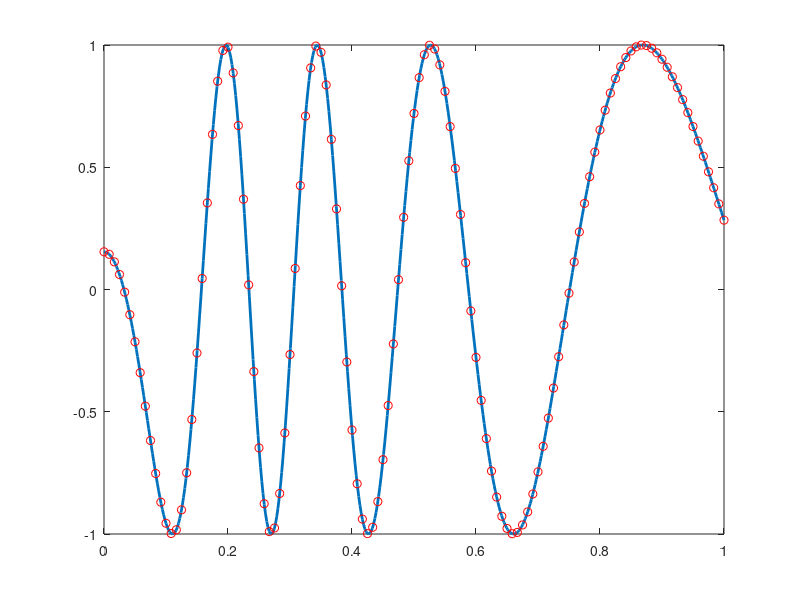

The MATLAB script that drew this image: (Note: this script raises an error after producing the figure.)
%% MATH 6890 Demo 02.
%
% 1D Polynomial Regression - study the approximation properties of
% polynomial approximants that "best fit" discrete data on [0 1].
%
% A Horning. January 22, 2026

%% "Ground Truth" - function being approximated

%G = @(x) exp(-5*x.^2);
G = @(x) cos(6./(0.2+x.^2));
%G = @(x) sqrt(x);

figure(1)
x = linspace(0,1,500).';
plot(x,G(x),'-','LineWidth',2)

%% Sample points for regression

npts = 120;
xpts = linspace(0,1,npts+1).';
%xpts = chebpts(npts+1,[0 1]);

figure(1), hold on
plot(xpts,G(xpts),'or')
hold off

%% Construct approximant by 'fitting' dictionary at << n+1 points

%D = @(x) (x).^(0:floor(sqrt(npts)));   % dictionary of monomials
D = legpoly(0:floor(npts/5),[0 1]);     % dictionary of Legendre polynomials
coeffs =  D(xpts) \ G(xpts);            % dictionary fit to data

figure(1), hold on
plot(x, D(x)*coeffs,'LineWidth',2)
err = max(abs(G(x)-D(x)*coeffs))

%% Plot approximation error as number of sample points increases

s = 2;
nnpts = 10:10:500;
errvec = zeros(size(nnpts));
for j = 1:length(nnpts)
    npts = nnpts(j);                        % number of points
    xpts = linspace(0,1,npts+1).';          % equispaced points
    D = legpoly(0:floor(npts/s),[0 1]);              % Legendre dictionary
    coeffs =  D(xpts) \ G(xpts);            % calculate coeffs
    errvec(j) = max(abs(G(x)-D(x)*coeffs)); % calculate error
end

figure(3) 
%hold on
semilogy(nnpts,errvec,'o')
set(gca, 'FontSize', 14)

%% Plot approximation error as polynomial degree increases

s = 2;
nnpts = 10:10:500;
errvec = zeros(size(nnpts));
for j = 1:length(nnpts)
    npts = nnpts(j);                        % number of points
    xpts = linspace(0,1,npts+1).';          % equispaced points
    D = legpoly(0:floor(npts/s),[0 1]);              % Legendre dictionary
    coeffs =  D(xpts) \ G(xpts);            % calculate coeffs
    errvec(j) = max(abs(G(x)-D(x)*coeffs)); % calculate error
end

figure(4) 
%hold on
semilogy(floor(nnpts/s),errvec,'o')
set(gca, 'FontSize', 14)

%% Compare with Chebyshev interpolant (near-best)

nnpts = 10:10:250;
errvec = zeros(size(nnpts));
for j = 1:length(nnpts)
    npts = nnpts(j);                        % number of points
    xpts = chebpts(npts+1,[0 1]);           % equispaced points
    D = legpoly(0:npts,[0 1]);              % Legendre dictionary
    coeffs =  D(xpts) \ G(xpts);            % calculate coeffs
    errvec(j) = max(abs(G(x)-D(x)*coeffs)); % calculate error
end

figure(4) 
hold on
semilogy(nnpts,errvec,'--r','LineWidth',2)
set(gca, 'FontSize', 14)

%% Plot condition number of oversampled dictionary as n-> infty


s = 2;
nnpts = 10:10:500;
condD = zeros(size(nnpts));
for j = 1:length(nnpts)
    npts = nnpts(j);                        % number of points
    xpts = linspace(0,1,npts+1).';          % equispaced points
    D = legpoly(0:floor(npts/s),[0 1]);     % Legendre dictionary
    condD(j) =  cond(D(xpts));              % calculate condition number
end

figure(5) 
%hold on
semilogy(floor(nnpts),condD,'o')
set(gca, 'FontSize', 14)